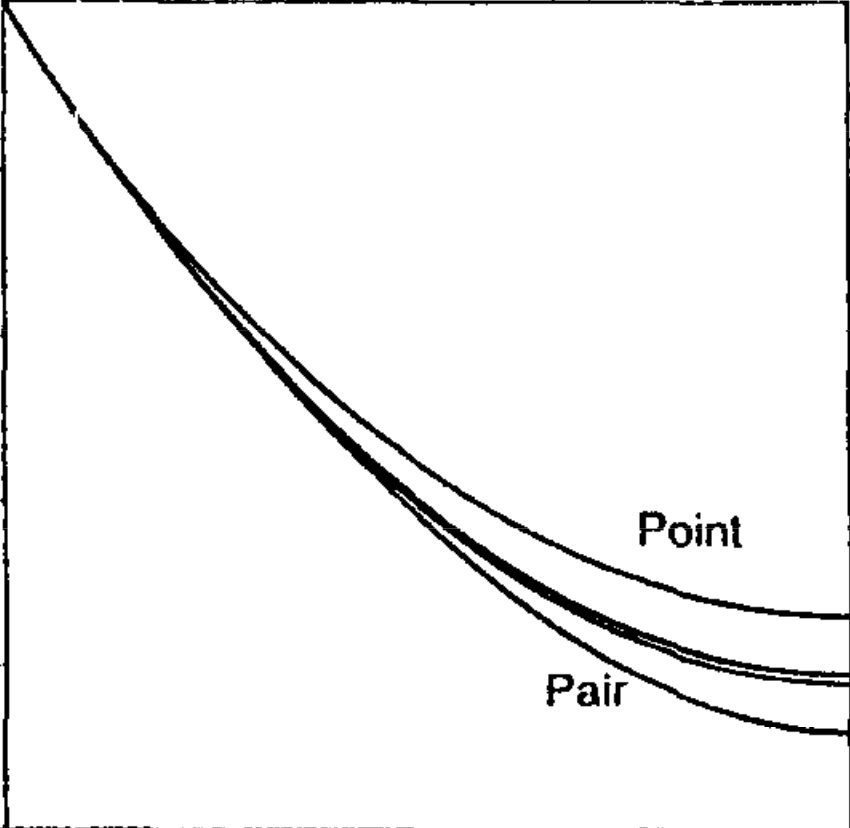
#> input picture source/old_source/figures/Oates_1996_Fig_1.png, 850 x 828 px
$ python Oates_1996_w_new_model.py
#> lines starting #> are read from the running program, lines starting #| are printed output that depends on the picture
### source/old_source/models/newmodel.py
import numpy as np
from numpy.linalg import pinv, lstsq, solve
from scipy.optimize import root, linprog, minimize, LinearConstraint
import itertools
from sympy import Matrix

R = 8.31446


def logish(x, eps=1.e-5):
    """
    2nd order series expansion of log(x) about eps:
    log(eps) - sum_k=1^infty (f_eps)^k / k
    Prevents infinities at x=0
    """
    f_eps = 1. - x/eps
    mask = x > eps
    ln = np.where(x <= eps, np.log(eps) - f_eps - f_eps*f_eps/2., 0.)
    ln[mask] = np.log(x[mask])
    return ln


# [9 lines left out: function inverseish, not called in this run]


class NewModel(object):
    """
    This is the base class for all Cluster/Site Approximation models
    """

    def __init__(self, cluster_energies, gamma, site_species,
                 compositional_interactions=None):

        self.n_sites = len(cluster_energies.shape)
        self.species_per_site = np.array(cluster_energies.shape)
        self.site_start_indices = (np.cumsum(self.species_per_site)
                                   - self.species_per_site[0])
        self.site_index_tuples = np.array([self.site_start_indices,
                                           self.species_per_site]).T
        self.n_site_species = np.sum(self.species_per_site)

        if not len(site_species) == len(self.species_per_site):
            raise Exception('site_species must be a list of lists, '
                            'each second level list containing the number '
                            'of species on each site.')

        if not all([len(s) == self.species_per_site[i]
                    for i, s in enumerate(site_species)]):
            raise Exception('site_species must have the correct '
                            'number of species on each site')
        self.site_species = site_species

        self.site_species_flat = [species for site in site_species
                                  for species in site]
        self.n_clusters = len(self.site_species_flat)

        self.components = sorted(list(set(self.site_species_flat)))
        self.n_components = len(self.components)

        if compositional_interactions is None:
            compositional_interactions = np.zeros((self.n_components,
                                                   self.n_components))

        # Make correlation matrix between composition and site species
        self.site_species_compositions = np.zeros((len(self.site_species_flat),
                                                   len(self.components)),
                                                  dtype='int')
        for i, ss in enumerate(self.site_species_flat):
            self.site_species_compositions[i, self.components.index(ss)] = 1

        clusters = itertools.product(*[np.identity(n_species, dtype='int')
                                       for n_species
                                       in cluster_energies.shape])

        self.cluster_energies = cluster_energies
        self.cluster_energies_flat = cluster_energies.flatten()

        self.cluster_occupancies = np.array([np.hstack(cl) for cl in clusters])

        self.cluster_compositions = np.einsum('ij, jk->ik',
                                              self.cluster_occupancies,
                                              self.site_species_compositions)

        self.pivots = list(sorted(set([list(c).index(1)
                                       for c in self.cluster_occupancies.T])))
        self.n_ind = len(self.pivots)

        ind_cl_occs = np.array([self.cluster_occupancies[p]
                                for p in self.pivots], dtype='int')
        ind_cl_comps = np.array([self.cluster_compositions[p]
                                 for p in self.pivots],  dtype='int')
        self.independent_cluster_occupancies = ind_cl_occs
        self.independent_cluster_compositions = ind_cl_comps

        self.independent_interactions = np.einsum('ij, lk, jk->il',
                                                  ind_cl_comps, ind_cl_comps,
                                                  compositional_interactions)

        null = Matrix(self.independent_cluster_compositions.T).nullspace()
        rxn_matrix = np.array([np.array(v).T[0] for v in null])
        self.isochemical_reactions = rxn_matrix
        self.n_reactions = len(rxn_matrix)

        self._ps_to_p_ind = pinv(self.independent_cluster_occupancies.T)

        self.A_ind = lstsq(self.independent_cluster_occupancies.T,
                           self.cluster_occupancies.T,
                           rcond=None)[0].round(decimals=10).T

        self._AA = np.einsum('ik, ij -> ijk', self.A_ind, self.A_ind)
        self._AAA = np.einsum('il, ik, ij -> ijkl',
                              self.A_ind, self.A_ind, self.A_ind)

        self.gamma = gamma

        np.random.seed(seed=19)
        std = np.std(self.cluster_energies_flat)
        delta = np.random.rand(len(self.cluster_energies_flat))*std*1.e-10
        self._delta_cluster_energies = delta

    def set_state(self, temperature):
        self.temperature = temperature
        self.equilibrated_clusters = False

    def set_composition_from_p_ind(self, p_ind):
        self.p_ind = p_ind.astype('float64')
        self.p_s = self.independent_cluster_occupancies.T.dot(self.p_ind)
        self.ln_p_s = logish(self.p_s)
        self._ideal_c = logish(self._independent_ideal_cluster_proportions())
        self.equilibrated_clusters = False

    def set_composition_from_p_s(self, p_s):
        p_ind = self._ps_to_p_ind.dot(p_s)
        self.set_composition_from_p_ind(p_ind)

    # [143 lines left out: functions compositional_array, ground_state_cluster_proportions_from_composition, maximum_entropy_cluster_proportions_from_composition, equilibrate, not called in this run]

    def _independent_ideal_cluster_proportions(self):
        occs = np.einsum('ij, j->ij', self.independent_cluster_occupancies,
                         self.p_s)
        return np.prod([np.sum(occs[:, i:i+n_species], axis=1)
                        for i, n_species in self.site_index_tuples],
                       axis=0)

    def _ideal_cluster_proportions(self, p_s):
        occs = np.einsum('ij, j->ij', self.cluster_occupancies, p_s)
        return np.prod([np.sum(occs[:, i:i+n_species], axis=1)
                        for i, n_species in self.site_index_tuples],
                       axis=0)

    # [25 lines left out: function _ground_state_cluster_proportions, not called in this run]

    @property
    def ideal_cluster_proportions(self):
        return self._ideal_cluster_proportions(self.p_s)

    @property
    def ground_state_cluster_proportions(self):
        return self._ground_state_cluster_proportions(self.p_ind)

    def _cluster_proportions(self, c, temperature):
        lnval = (self.A_ind.dot(c)
                 - self.cluster_energies_flat / (self.gamma * R * temperature))
        return np.exp(np.where(lnval > 100, 100., lnval))

    def set_cluster_proportions(self):
        cf = self._cluster_proportions(self.c, self.temperature)
        self.cluster_proportions_flat = cf
        self.ln_cluster_proportions_flat = logish(cf)

        self.cluster_proportions = cf.reshape(self.species_per_site)
        self.ln_cluster_proportions = logish(self.cluster_proportions)

    def delta_proportions(self, c, temperature):
        p_cl = self._cluster_proportions(c, temperature)
        deltas = self.p_ind - self.A_ind.T.dot(p_cl)
        jac = -np.einsum('ijk, i -> kj', self._AA, p_cl)
        return deltas, jac

    def equilibrate_clusters(self):
        if np.max(self._ideal_c) > -1.e-10:  # pure endmember
            self.c = self._ideal_c
        else:  # Try the ideal cluster proportions
            sol = root(self.delta_proportions, self._ideal_c, jac=True,
                       args=(self.temperature),
                       method='lm', options={'ftol': 1.e-16})

            # print('ideal', self._ideal_c)
            if np.max(np.abs(sol.fun)) < 1.e-8:
                self.c = sol.x
            else:  # Try near-fully ordered cluster proportions

                p_cl_ord = self.ground_state_cluster_proportions
                p_cl_disord = self.ideal_cluster_proportions
                p_cl_near_ord = 0.05 * p_cl_disord + 0.95 * p_cl_ord
                near_ord_c = (logish(p_cl_near_ord[self.pivots])
                              + (self.cluster_energies_flat[self.pivots]
                                 / (self.temperature * R)))

                sol = root(self.delta_proportions, near_ord_c, jac=True,
                           args=(self.temperature),
                           method='lm', options={'ftol': 1.e-16})

                if np.max(np.abs(sol.fun)) < 1.e-8:
                    self.c = sol.x
                else:
                    # try to anneal
                    T = 10000.
                    n_steps = 4
                    good = True
                    while T > self.temperature + 0.1 or not good:
                        T_steps = np.logspace(np.log10(T),
                                              np.log10(self.temperature),
                                              n_steps)

                        guess_c = self._ideal_c
                        for i, T in enumerate(T_steps):
                            sol = root(self.delta_proportions, guess_c,
                                       args=(T), jac=True,
                                       method='lm', tol=1.e-10,
                                       options={'ftol': 1.e-16})

                            if np.max(np.abs(sol.fun)) < 1.e-10:
                                guess_c = sol.x
                                good = True

                            else:
                                n_steps *= 2

                                if n_steps > 100:
                                    print(sol)
                                    print(self._cluster_proportions(sol.x, T_steps[-1]))
                                    raise Exception('Clusters could not be '
                                                    'equilibrated, '
                                                    'even with annealing')
                                T = T_steps[i-1]
                                good = False
                                break

                    self.c = sol.x

        self.equilibrated_clusters = True
        self.set_cluster_proportions()

    def _inv_J(self, pc):
        return np.einsum('ijk, i -> kj', self._AA, pc)

    # [83 lines left out: functions _dpcl_dp_ind_ideal, _dpcl_dp_ind_order, _dpcl_dp_ind, _d2pcl_dp_ind_dp_ind_ideal, _d2pcl_dp_ind_dp_ind_order, _d2pcl_dp_ind_dp_ind and 2 more, not called in this run]

    def non_ideal_energy(self):
        return np.einsum('i, j, ij',
                         self.p_ind, self.p_ind, self.independent_interactions)

    def check_equilibrium(self):
        if self.equilibrated_clusters:
            pass
        else:
            raise Exception('This property of the solution requires '
                            'you to first call equilibrate_clusters()')

    # [40 lines left out: functions hessian_entropy, partial_molar_entropies, not called in this run]

    @property
    def molar_entropy(self):
        """
        The entropy per mole of sites
        """
        self.check_equilibrium()
        # Cluster and site entropy contributions per cluster
        S_n = -R*np.sum(self.cluster_proportions_flat
                        * self.ln_cluster_proportions_flat)
        S_i = -R*np.sum(self.p_s * self.ln_p_s)

        S_t = ((1. - self.n_sites/self.gamma) * S_i
               + (self.n_sites/self.gamma) * S_n)
        return S_t/self.n_sites

    # [22 lines left out: functions hessian_gibbs, molar_chemical_potentials, not called in this run]

    @property
    def molar_gibbs(self):
        """
        The gibbs free energy per mole of sites
        """
        S_t = self.molar_entropy
        p_cl = ((1. - 1./self.gamma)
                * self.ideal_cluster_proportions.reshape(self.species_per_site)
                + (1./self.gamma) * self.cluster_proportions)
        E_t = np.sum(p_cl * self.cluster_energies)/self.n_sites
        G_t = E_t - self.temperature * S_t

        return G_t + self.non_ideal_energy()

### source/old_source/Oates_1996_w_new_model.py
import numpy as np
from models.newmodel import NewModel, R
# from models.csasolutionmodel import CSAModel
import matplotlib.image as mpimg
import matplotlib.pyplot as plt
from scipy.optimize import minimize


def binary_cluster_energies(wAB):
    """
    Indices:
    0 = A
    1 = B

    Cluster pairs:
    AAAA = 0
    AAAB = 3 A-B pairs
    AABB = 4 A-B pairs
    ABBB = 3 A-B pairs
    BBBB = 0

    See Zhang et al., 2003
    """
    u = np.zeros((2, 2, 2, 2))
    u[1, 1, 1, 1] = 0.

    u[0, 1, 1, 1] = 3.*wAB
    u[1, 0, 1, 1] = 3.*wAB
    u[1, 1, 0, 1] = 3.*wAB
    u[1, 1, 1, 0] = 3.*wAB

    u[0, 0, 1, 1] = 4.*wAB
    u[0, 1, 0, 1] = 4.*wAB
    u[0, 1, 1, 0] = 4.*wAB
    u[1, 0, 0, 1] = 4.*wAB
    u[1, 0, 1, 0] = 4.*wAB
    u[1, 1, 0, 0] = 4.*wAB

    u[0, 0, 0, 1] = 3.*wAB
    u[0, 0, 1, 0] = 3.*wAB
    u[0, 1, 0, 0] = 3.*wAB
    u[1, 0, 0, 0] = 3.*wAB

    u[0, 0, 0, 0] = 0.
    return u


def ternary_cluster_energies(wAB):
    """
    Indices:
    0 = A
    1 = B

    Cluster pairs:
    AAAA = 0 -> all the same

    AAAB = 3 A-B pairs -> 2 types, one different

    AABB = 4 A-B pairs -> 2 types, 2:2

    AABC = 1 B-C pair, 2 A-B pairs, 2 B-C pairs -> 3 types

    See Zhang et al., 2003
    """
    u = np.zeros((3, 3, 3, 3))

    for indices, v in np.ndenumerate(u):

        if len(set(indices)) == 1:
            u[indices] = 0.
        elif len(set(indices)) == 3:
            u[indices] = 5.*wAB
        elif any(indices.count(x) == 1 for x in list(set(indices))):
            u[indices] = 3.*wAB
        else:
            u[indices] = 4.*wAB

    return u


def minimize_energy(T, p_A, ss):
    def energy(args, T, p_A, ss):
        A1, A2, A3 = args
        A4 = 4.*p_A - (A1 + A2 + A3)
        # independent clusters are AAAA, AAAB, AABA, ABAA, BAAA

        ss.set_state(T)
        ss.set_composition_from_p_s(np.array([1.-A1, 0.+A1,
                                              1.-A2, 0.+A2,
                                              1.-A3, 0.+A3,
                                              1.-A4, 0.+A4]))

        ss.equilibrate_clusters()
        return ss.molar_gibbs

    return minimize(energy, [1.*p_A, 1.*p_A, 1.*p_A], args=(T, p_A, ss))


"""
Figure 1 from Oates et al. (1996)
wAB/RT = -1
"""

"""
fig = plt.figure()
ax = [fig.add_subplot(2, 2, i) for i in range(1, 5)]
wAB = -1.*R
ss = NewModel(cluster_energies=binary_cluster_energies(wAB*4.),
              gamma=1.*4.,
              site_species=[['A', 'B'], ['A', 'B'],
                            ['A', 'B'], ['A', 'B']])
ss2 = CSAModel(cluster_energies=binary_cluster_energies(wAB),
               gamma=1.,
               site_species=[['A', 'B'], ['A', 'B'],
                             ['A', 'B'], ['A', 'B']])


temperatures = np.linspace(0.05, 3.5, 101)
Ss = np.empty_like(temperatures)
Ss2 = np.empty_like(temperatures)
Ss_point = np.empty_like(temperatures)

for f in np.linspace(0.05, 0.95, 21):
    for i, T in enumerate(temperatures):
        A1, A2, A3, A4 = [f, f, f, 0.9999]
        ss.set_state(T)
        ss.set_composition_from_p_s(np.array([1.-A1, 0.+A1,
                                              1.-A2, 0.+A2,
                                              1.-A3, 0.+A3,
                                              1.-A4, 0.+A4]))

        ss.equilibrate_clusters()
        Ss[i] = ss.molar_entropy/R
        ss2.set_state(T)
        ss2.set_composition_from_p_s(np.array([1.-A1, 0.+A1,
                                              1.-A2, 0.+A2,
                                              1.-A3, 0.+A3,
                                              1.-A4, 0.+A4]))

        ss2.equilibrate_clusters()
        Ss2[i] = ss2.molar_entropy/R
        nA = (A1+A2+A3+A4)/4.
        nB = 1.-nA
        Ss_point[i] = -(A1*np.log(A1) + A2*np.log(A2)
                        + A3*np.log(A3) + A4*np.log(A4)
                        + (1.-A1)*np.log(1.-A1)+ (1.-A2)*np.log(1.-A2)
                        + (1.-A3)*np.log(1.-A3)+ (1.-A4)*np.log(1.-A4))

    Ss3 = Ss*Ss[-1]/(Ss[-1]-Ss[0]) - Ss[0]*Ss[-1]/(Ss[-1]-Ss[0])
    ax[0].plot(temperatures, Ss, label=f)
    ax[1].plot(temperatures, Ss2)
    ax[2].plot(temperatures, Ss3)
    #ax[2].scatter([f], [Ss[0]], label=f)
    #ax[2].scatter(temperatures, Ss-Ss_point, label=f)
    ax[3].plot(temperatures, Ss_point)

fs = np.linspace(0., 0.5, 101)
#ax[2].plot(fs, -0.25*(fs*np.log(fs) + (1.-fs)*np.log(1.-fs)))
for i in range(2):
    ax[i].set_ylim(-0.2, 0.6)
ax[0].legend()
plt.show()
exit()
"""

fig1 = mpimg.imread('figures/Oates_1996_Fig_1.png')
#> fig1 is the input picture: shape (828, 850, 4) float32; mean R, G, B, A 0.958, 0.958, 0.958, 1
fig2 = mpimg.imread('figures/Oates_1996_Fig_2.png')
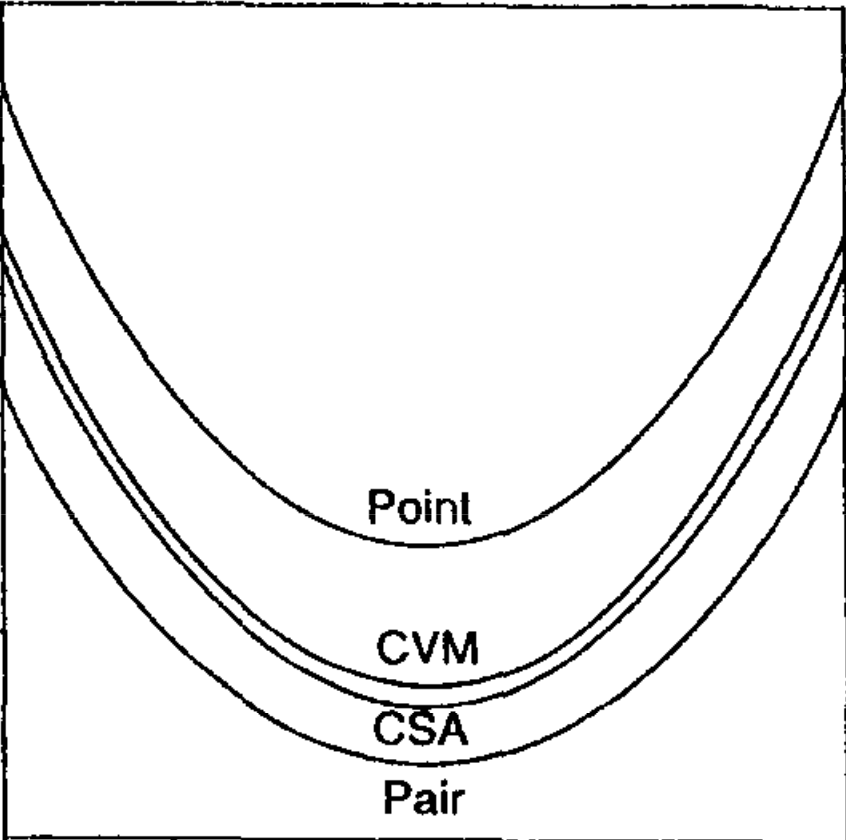
#> input picture source/old_source/figures/Oates_1996_Fig_2.png, 846 x 840 px
#> fig2 is the input picture: shape (840, 846, 4) float32; mean R, G, B, A 0.943, 0.943, 0.943, 1
fig3 = mpimg.imread('figures/Oates_1996_Fig_3.png')
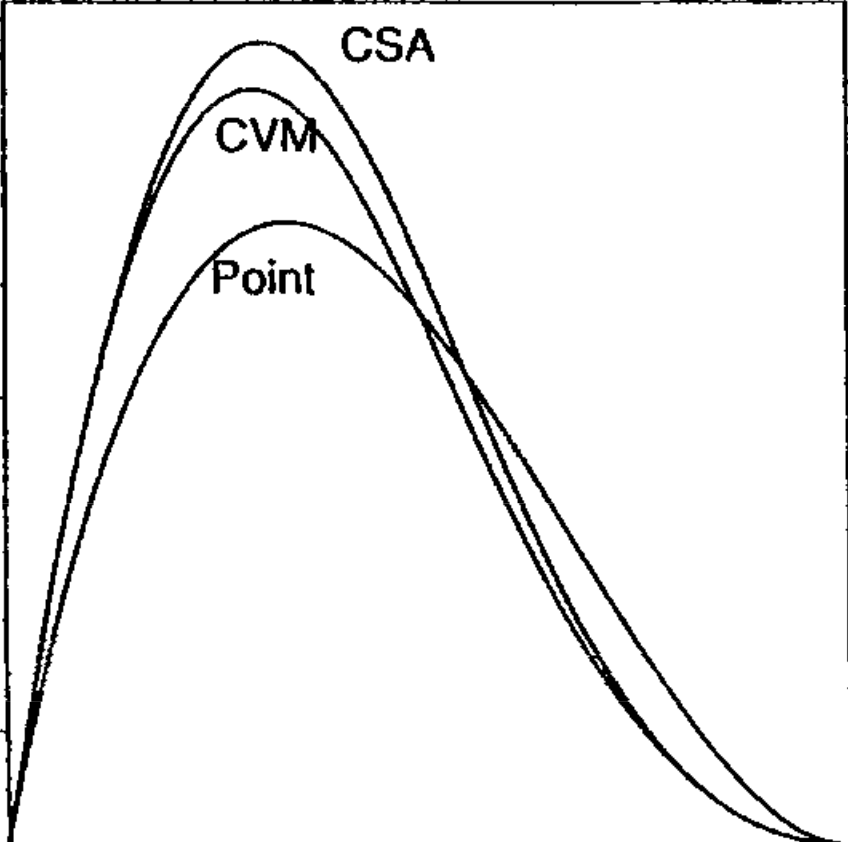
#> input picture source/old_source/figures/Oates_1996_Fig_3.png, 848 x 842 px
#> fig3 is the input picture: shape (842, 848, 4) float32; mean R, G, B, A 0.952, 0.952, 0.952, 1

fig = plt.figure(figsize=(8, 12))
ax = [fig.add_subplot(2, 2, i) for i in range(1, 5)]

ax[0].imshow(fig1, extent=[0.0, 0.5, -5, 0.], aspect='auto')
ax[1].imshow(fig2, extent=[0.0, 0.5, -5.5, -3.5], aspect='auto')
ax[2].imshow(fig3, extent=[0.0, 0.5, 0, 0.15], aspect='auto')


wAB = -1.*R
T = 1.
p_As = np.linspace(0.001, 0.5, 101)
Es = np.empty_like(p_As)

ss = NewModel(cluster_energies=binary_cluster_energies(wAB*4.),
              gamma=1.*4.,
              site_species=[['A', 'B'], ['A', 'B'],
                            ['A', 'B'], ['A', 'B']])


for i, p_A in enumerate(p_As):
    print(p_A)
    minimize_energy(T, p_A, ss)

    Es[i] = ss.molar_gibbs

ax[0].plot(p_As, Es/R)

# AB - AC
xs = np.linspace(0.001, 0.999, 101)
p_ABCC = np.empty_like(xs)
p_AABC = np.empty_like(xs)
p_B = np.empty_like(xs)

ss = NewModel(cluster_energies=ternary_cluster_energies(wAB*4.), gamma=4.,
              site_species=[['A', 'B', 'C'], ['A', 'B', 'C'],
                            ['A', 'B', 'C'], ['A', 'B', 'C']])
for i, x in enumerate(xs):
    print(x)

    ss.set_state(T)
    ss.set_composition_from_p_s(np.array([0.5, x/2., (1.-x)/2.,
                                          0.5, x/2., (1.-x)/2.,
                                          0.5, x/2., (1.-x)/2.,
                                          0.5, x/2., (1.-x)/2.]))

    ss.equilibrate_clusters()

    Es[i] = ss.molar_gibbs

    # Find which cluster is AABC
    p_B[i] = (x/2.)
    p_ABCC[i] = ss.cluster_proportions[0, 1, 2, 2]*12.
    p_AABC[i] = ss.cluster_proportions[0, 0, 1, 2]*12.

ax[1].plot(p_B, Es/R)
ax[2].plot(p_B, p_ABCC)
ax[3].plot(p_B, p_AABC)

ax[0].set_xlabel('Mole fraction')
ax[0].set_ylabel('Free energy / kT')

ax[1].set_xlabel('Mole fraction B')
ax[1].set_ylabel('Free energy / kT')

ax[2].set_xlabel('Mole fraction B')
ax[2].set_ylabel('[ABCC] probability')

ax[3].set_xlabel('Mole fraction B')
ax[3].set_ylabel('[AABC] probability')
plt.show()
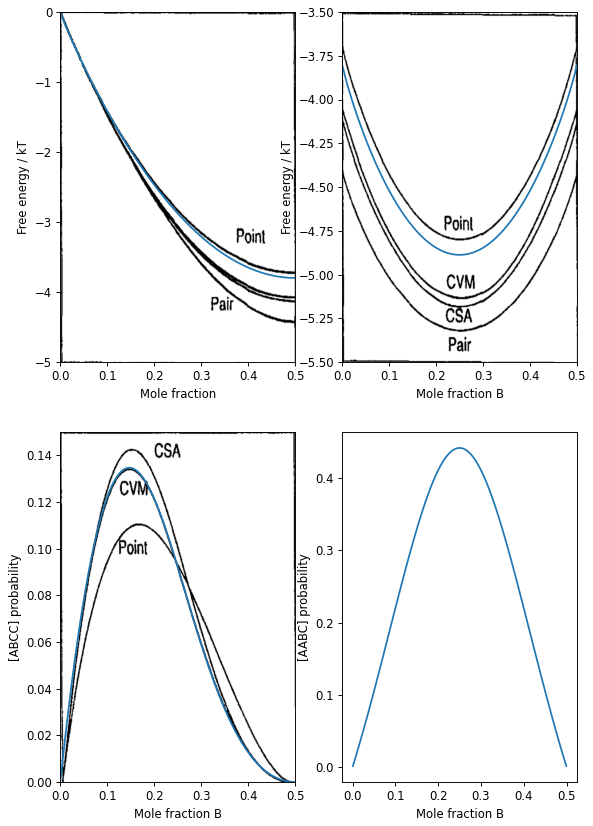
#> figure drawn by matplotlib, 4 panels; panel 4: curve peaks at x = 0.25, y = 0.442
